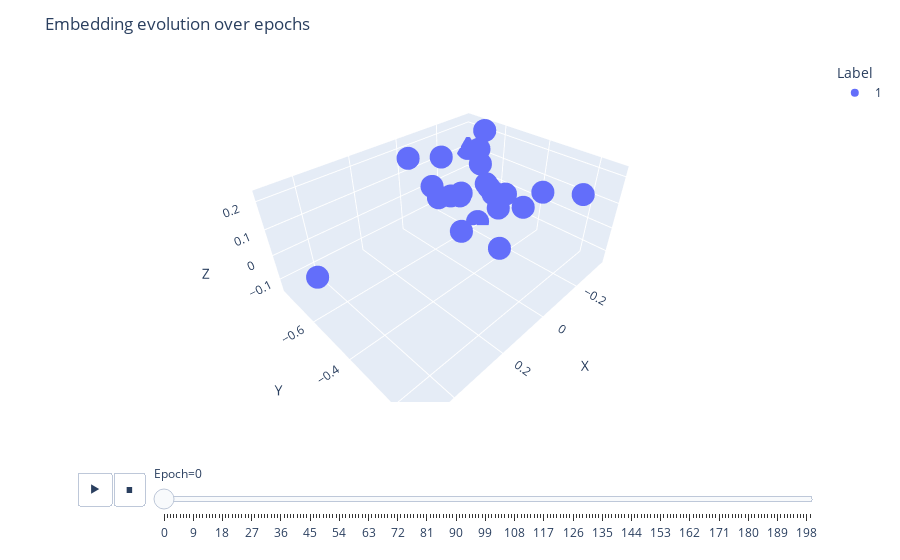

The cell this chart's notebook holds for it:
### Code cell
fig = px.scatter_3d(df, x="X", y="Y", z="Z", hover_data = ["Character"], animation_frame="Epoch", color="Label", size_max=3) #size="Size", size_max=1,
fig.update_layout(title="Embedding evolution over epochs")
fig.show()
